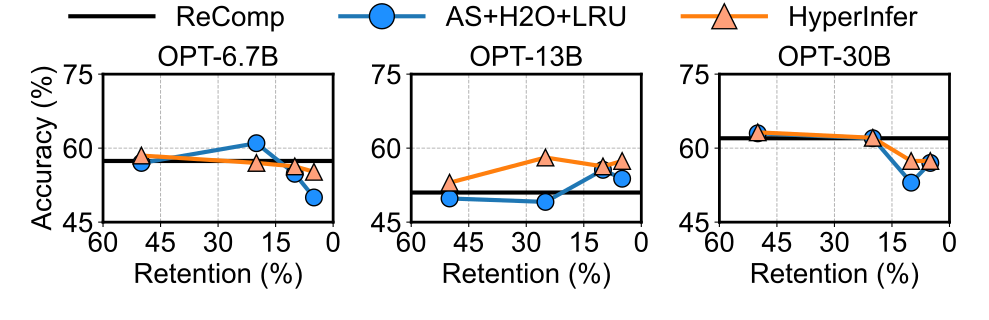

Reproduce this figure in Python.
import matplotlib.pyplot as plt
import matplotlib as mpl
import matplotlib.ticker as ticker
import os

# 全局设置字体为 Arial，字体大小为 14（可以根据需要调整）
mpl.rcParams['font.family'] = 'Arial'
mpl.rcParams['font.size'] = 20



# 数据定义
# OPT-6.7b
# recomp
x11 = [60, 50, 25, 10, 5, 0]
y11 = [57.4, 57.4, 57.4, 57.4, 57.4, 57.4]
# as+h2o
x12 = [50, 20, 10, 5]
y12 = [57, 61, 54.8, 50]
# ours
x13 = [50, 20, 10, 5]
y13 = [58.5, 57, 56.3, 55.2]

# OPT-13b
# recomp
x21 = [60, 50, 25, 10, 5, 0]
y21 = [51, 51, 51, 51, 51, 51]
# as+h2o
x22 = [50, 25, 10, 5]
y22 = [49.8, 49.1, 55.6, 53.8]
# ours
x23 = [50, 25, 10, 5]
y23 = [53, 58.1, 56.3, 57.4]
# OPT-30b
# recomp
x31 = [60, 50, 25, 10, 5, 0]
y31 = [62, 62, 62, 62, 62, 62]
# as+h2o
x32 = [50, 20, 10, 5]
y32 = [63, 62, 53, 57]
# ours
x33 = [50, 20, 10, 5]
y33 = [63.2, 62.1, 57.4, 57.4]


# 开始绘图
# fig, axes = plt.subplots(1, 3, figsize=(12, 4), sharey=True)
fig, axes = plt.subplots(1, 3, figsize=(12 * 3.3 / 4, 3.2), sharey=False)

# 让 x 轴从大到小排列
for ax in axes:
    ax.invert_xaxis()


markersize = 12
linewidth = 3
fontsize = 20

# 第一个子图
axes[0].plot(x11, y11, 'k-', label='ReComp', linewidth=linewidth)  # 黑色线，不加点
axes[0].plot(x12, y12, 'o-', label='AS', linewidth=linewidth, markersize=markersize, markeredgecolor='k', markerfacecolor='dodgerblue')  # 蓝色线，带黑色边框的点
axes[0].plot(x13, y13, '^-', label='AS+H2O', linewidth=linewidth, markersize=markersize, markeredgecolor='k', markerfacecolor='lightsalmon')  # 红色线，带黑色边框的点
axes[0].set_title('OPT-6.7B', fontsize=fontsize)
axes[0].set_xlabel('Retention (%)')
axes[0].set_ylabel('Accuracy (%)')

# 第二个子图
axes[1].plot(x21, y21, 'k-', label='ReComp', linewidth=linewidth)  # 黑色线，不加点
axes[1].plot(x22, y22, 'o-', label='AS', linewidth=linewidth, markersize=markersize, markeredgecolor='k', markerfacecolor='dodgerblue')  # 蓝色线，带黑色边框的点
axes[1].plot(x23, y23, '^-', label='AS+H2O', linewidth=linewidth, markersize=markersize, markeredgecolor='k', markerfacecolor='lightsalmon')  # 红色线，带黑色边框的点
axes[1].set_title('OPT-13B', fontsize=fontsize)
axes[1].set_xlabel('Retention (%)')

# 第三个子图
axes[2].plot(x31, y31, 'k-', label='ReComp', linewidth=linewidth)  # 黑色线，不加点
axes[2].plot(x32, y32, 'o-', label='AS', linewidth=linewidth, markersize=markersize, markeredgecolor='k', markerfacecolor='dodgerblue')  # 蓝色线，带黑色边框的点
axes[2].plot(x33, y33, '^-', label='AS+H2O', linewidth=linewidth, markersize=markersize, markeredgecolor='k', markerfacecolor='lightsalmon')  # 红色线，带黑色边框的点
axes[2].set_title('OPT-30B', fontsize=fontsize)
axes[2].set_xlabel('Retention (%)')

# 调整布局和图例
# axes[0].legend()
axes[0].set_ylim(45, 75)
# x 轴刻度间隔
axes[0].xaxis.set_major_locator(ticker.MultipleLocator(15))  # 每隔 15 标记一个刻度
# y 轴刻度间隔
axes[0].yaxis.set_major_locator(ticker.MultipleLocator(15))
axes[1].set_ylim(45, 75)
axes[1].xaxis.set_major_locator(ticker.MultipleLocator(15))
axes[1].yaxis.set_major_locator(ticker.MultipleLocator(15))
axes[2].set_ylim(45, 75)
axes[2].xaxis.set_major_locator(ticker.MultipleLocator(15))
axes[2].yaxis.set_major_locator(ticker.MultipleLocator(15))


for ax in axes:
    ax.set_xlim(60, 0)
    # ax.legend()
    # 添加虚线网格
    ax.grid(True, linestyle='--', linewidth=0.7)  # 网格线样式为虚线，线宽为 0.7

# 创建一个统一的图例，横跨三个子图
# fig.legend(axes[0].get_lines(), ['ReComp', 'AS', 'AS+H2O'], loc='upper center', 
        #    bbox_to_anchor=(0.5, 1.08), ncol=3, frameon=False)
fig.legend(axes[0].get_lines(), ['ReComp', 'AS+H2O+LRU', 'HyperInfer'], loc='upper center', 
           bbox_to_anchor=(0.5, 1.06), ncol=3, frameon=False, fontsize=20, 
           markerscale=1.5, handlelength=3)
# plt.tight_layout(rect=[0, 0, 0, 3])
# 调整边距
# plt.subplots_adjust(left=0.1, bottom=0.1, right=0.9, top=0.9, wspace=0.4, hspace=0.4)



# 设置每个子图的外边框加粗
lwidth = 2
for ax in axes:
    ax.spines['top'].set_linewidth(lwidth)
    ax.spines['right'].set_linewidth(lwidth)
    ax.spines['bottom'].set_linewidth(lwidth)
    ax.spines['left'].set_linewidth(lwidth)

plt.tight_layout(rect=[0, 0, 1, 0.95])

# 获取当前 py 文件名并替换扩展名为 .png
filename = os.path.splitext(os.path.basename(__file__))[0] + '.pdf'
plt.savefig(filename)
